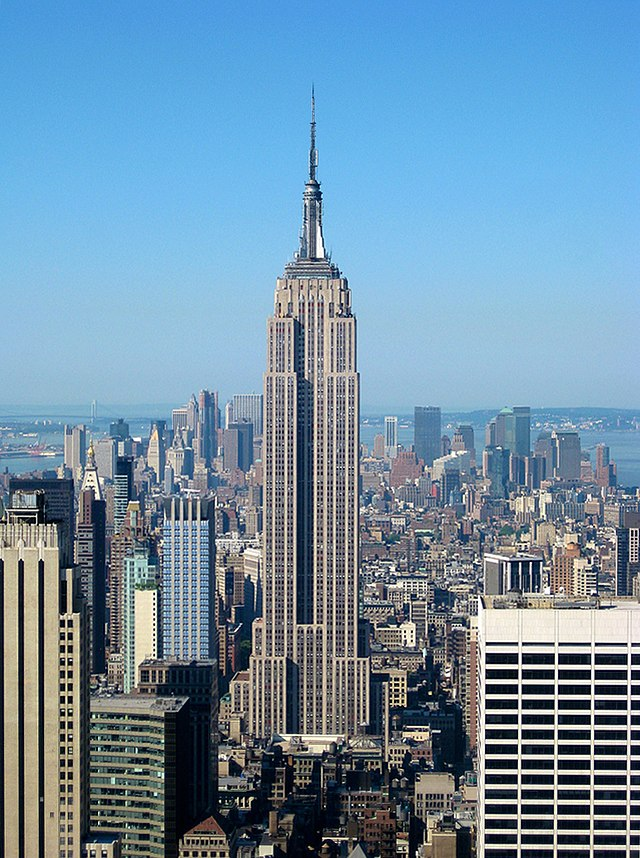
#> input picture empire_state_building/img/esb1.jpg, 640 x 858 px, found by its file name
$ python use_extracted_feature.py
#> lines starting #> are read from the running program, lines starting #| are printed output that depends on the picture
import pickle
from typing import Sequence

import cv2 as cv
import numpy as np

from empire_state_building.extract_feature.extract_esb_feature_vectors import FeatureList


def waitKey() -> bool:
    c = cv.waitKey()
    cv.destroyAllWindows()
    if c == 27:
        return True
    return False


def _resize(src):
    width, height = 1500, 800
    width_ratio = width / src.shape[1]
    height_ratio = height / src.shape[0]

    if width_ratio < 1 or height_ratio < 1:
        ratio = min(width_ratio, height_ratio)
        src = cv.resize(src, (0, 0), fx=ratio, fy=ratio, interpolation=cv.INTER_AREA)
    return src


FILENAME = "esb_feature_vector.pkl"

test_paths = [
    "img/esb1.jpg",
    "img/esb2.jpg",
    "img/esb3.jpg",
    "img/esb4.jpg",
    "img/esb5.jpg",
    "img/esb6.jpg",
    "img/esb7.jpg",
]


def main():
    features: FeatureList

    with open(FILENAME, "rb") as f:
#> (reads empire_state_building/esb_feature_vector.pkl from the repository)
        features = pickle.load(f)

    i = 1
    for p in test_paths:
        print(i)
        i += 1
        test(p, features)
        if waitKey():
            break


def test(path: str, features: FeatureList):
    # filename = "img/esb2.jpg" if len(sys.argv) < 2 else sys.argv[1]

#> called with path = 'img/esb1.jpg'
    _, _, esb_desc = zip(*features)
    esb_desc = np.array(esb_desc)

    dst = cv.imread(path, cv.IMREAD_GRAYSCALE)
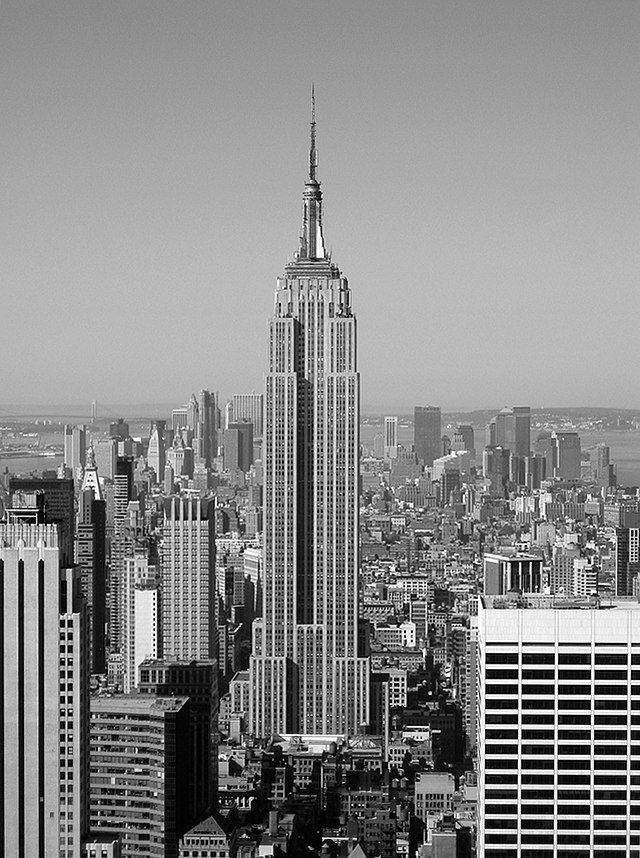
#> dst: shape (858, 640); min 0, max 255, mean 136.7

    if dst is None:
        print(f'Image load failed! path={path}')
        return

    dst = _resize(dst)
#> in _resize, `src = cv.resize(src, (0, 0), fx=ratio, fy=ratio, interpolation=cv.INTE..`:
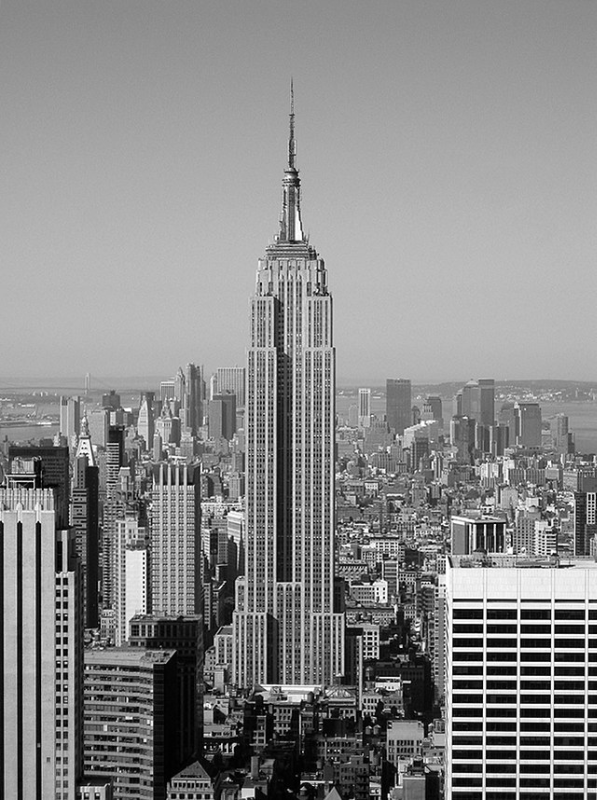
#> src: shape (800, 597); min 0, max 255, mean 136.7

    detector: cv.Feature2D = cv.ORB.create()
    matcher: cv.DescriptorMatcher = cv.BFMatcher.create(cv.NORM_HAMMING)

    dst_kp, dst_desc = detector.detectAndCompute(dst, None)
#> dst_kp = 500 keypoints; strongest (x, y, size): (550, 646, 31), (549, 674, 31), (549, 632, 31), (549, 660, 31)

    good_matches: list[cv.DMatch] = []
    good_kps: list[cv.KeyPoint] = []

    matches: Sequence[cv.DMatch] = matcher.match(esb_desc, dst_desc)
#> matches = 330 matches
    sorted_matches = sorted(matches, key=lambda x: x.distance)
#> sorted_matches = 330 matches
    good_matches = sorted_matches[:100]
#> good_matches = 100 matches

    for m in good_matches:
        good_kps.append(dst_kp[m.trainIdx])
#> this loop made 100 passes
#> after the loop, good_kps = 100 keypoints; strongest (x, y, size): (487, 640, 37.2), (549, 660, 44.6), (481, 688, 37.2), (481, 660, 44.6)

    print(len(matches))
#| 330
    print(len(good_matches))
#| 100

    res = cv.drawKeypoints(dst, good_kps, None, (-1, -1, -1), flags=cv.DRAW_MATCHES_FLAGS_NOT_DRAW_SINGLE_POINTS)
    cv.imshow("res", res)
    cv.waitKey()
    cv.destroyAllWindows()


if __name__ == '__main__':
    main()
#> (key Esc is pressed here)
